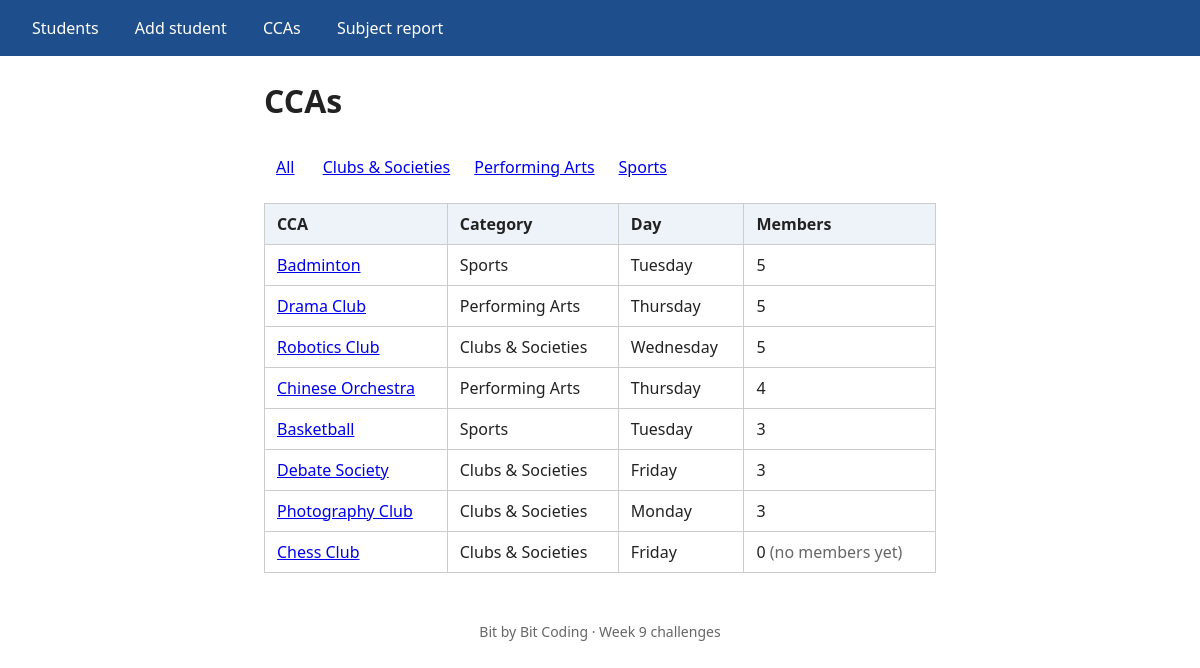
Screenshot of /ccas with the database file from the repository.
### tables this page shows
CREATE TABLE ccas (
    cca_id      INTEGER PRIMARY KEY,
    name        TEXT NOT NULL UNIQUE,
    category    TEXT NOT NULL,
    day         TEXT NOT NULL
);

### week-09-flask-sqlite-crud/Answers/challenges-1-3-school/app.py (the view)
@app.route("/ccas")
def ccas():
    category = request.args.get("category", "")
    db = get_db()
    categories = [r["category"] for r in db.execute("SELECT DISTINCT category FROM ccas ORDER BY category")]
    sql = """
        SELECT c.cca_id, c.name, c.category, c.day, COUNT(sc.student_id) AS members
        FROM ccas AS c LEFT JOIN student_cca AS sc ON sc.cca_id = c.cca_id
    """
    params = []
    if category in categories:
        sql += " WHERE c.category = ?"
        params.append(category)
    sql += " GROUP BY c.cca_id ORDER BY members DESC, c.name"
    rows = db.execute(sql, params).fetchall()
    return render_template("ccas.html", ccas=rows, categories=categories, category=category)

### week-09-flask-sqlite-crud/Answers/challenges-1-3-school/db.py (called while the page is built)
def get_db():
    if "db" not in g:
        g.db = sqlite3.connect(current_app.config["DATABASE"])
        g.db.row_factory = sqlite3.Row            # rows behave like dictionaries: row["name"]
        g.db.execute("PRAGMA foreign_keys = ON")   # must be switched on for EVERY connection
    return g.db

### week-09-flask-sqlite-crud/Answers/challenges-1-3-school/templates/ccas.html (shortened to what this page needs)
{% extends "base.html" %}
{% block content %}
<h1>CCAs</h1>
<p class="filters">
  <a href="{{ url_for('ccas') }}">All</a>
  {% for c in categories %}<a href="{{ url_for('ccas', category=c) }}">{{ c }}</a>{% endfor %}
</p>
<table>
  <tr><th>CCA</th><th>Category</th><th>Day</th><th>Members</th></tr>
  {% for c in ccas %}
  <tr>
    <td><a href="{{ url_for('cca', cca_id=c.cca_id) }}">{{ c.name }}</a></td>
    <td>{{ c.category }}</td><td>{{ c.day }}</td>
    <td>{{ c.members }}{% if c.members == 0 %} <span class="muted">(no members yet)</span>{% endif %}</td>
  </tr>
  {% endfor %}
</table>
{% endblock %}

### week-09-flask-sqlite-crud/Answers/challenges-1-3-school/static/style.css (style rules this page uses)
:root { --blue: #1f4e8c; --light: #eef3fa; --good: #e3f4e6; }
body { font-family: system-ui, sans-serif; font-size: 1rem; line-height: 1.5; margin: 0; color: #222; }
table { border-collapse: collapse; width: 100%; }
th, td { border: 1px solid #ccc; padding: 0.5rem 0.75rem; text-align: left; }
th { background: var(--light); }
.filters a { display: inline-block; padding: 0.5rem 0.75rem; }
.muted { color: #666; }

### rows the page displays
ccas: name "Badminton", category "Sports", day "Tuesday", members "5"
ccas: name "Drama Club", category "Performing Arts", day "Thursday", members "5"
ccas: name "Robotics Club", category "Clubs & Societies", day "Wednesday", members "5"
ccas: name "Chinese Orchestra", category "Performing Arts", day "Thursday", members "4"
ccas: name "Basketball", category "Sports", day "Tuesday", members "3"
ccas: name "Debate Society", category "Clubs & Societies", day "Friday", members "3"
ccas: name "Photography Club", category "Clubs & Societies", day "Monday", members "3"
ccas: name "Chess Club", category "Clubs & Societies", day "Friday", members "0", shows "(no members yet)"

### other values shown
{{ c }} "Clubs & Societies" "Performing Arts" "Sports"
